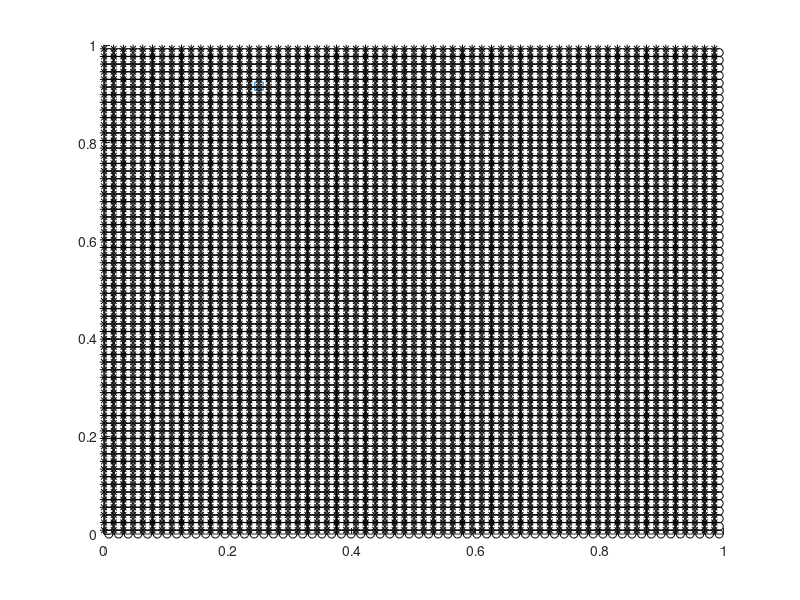

Write the MATLAB code that produced this figure. (Note: this script raises an error after producing the figure.)
% Tests for the BS3BS2 composite kernel

%Test scripts to ensure that kernels are indeed producing local divergence
%free interpolations
clear;
clc;
u_b = @(x,y) sin(2*pi.*x+2).*sin(2*pi.*y+4);
v_b = @(x,y) cos(2*pi.*x+2).*cos(2*pi.*y+4);

N = 64;
dx = 1/N;
dy = dx;

x = 0:dx:1-dx;
y = 0:dy:1-dy;

y_c = dy/2:dy:1-dy/2;
x_c = dx/2:dx:1-dx/2;


[xx_sidex,yy_sidex] = meshgrid(x,y_c);
[xx_sidey,yy_sidey] = meshgrid(x_c,y);


u = u_b(xx_sidex,yy_sidex);
v = v_b(xx_sidey,yy_sidey);

%compute the discrete divergence
du = (u(:,2:end)-u(:,1:end-1))./dx;
dv = (v(2:end,:)-v(1:end-1,:))./dy;
div = du(1:end-1,:)+dv(:,1:end-1);

%Now interpolate points using the composite B-spline kernel combinations
%generate a million randomly sampled points on the unit square
delta = 1e-4;

%Pick a random point in the unit square
xr = rand*(1-dx);
yr = rand*(1-dy);
% xr = 0.95;
% yr = 0.95;
scatter(xr,yr,'s')
hold on
plot(xx_sidey,yy_sidey,'ko')
plot(xx_sidex,yy_sidex,'k*')


%Using this point, create a new point that is delta away from it...

xr2 = xr + delta;
xr3 = xr - delta;

yr2 = yr + delta;
yr3 = yr - delta;
% scatter(xr,yr2,'s')
% scatter(xr,yr3,'s')
% scatter(xr2,yr,'s')
% scatter(xr3,yr,'s')
xs = [xr3 xr xr2];
ys = [yr3 yr yr2];
u_hat = zeros(3,1);
v_hat = zeros(3,1);

for i = 1:3

%interpolate at the randomly generated point
%add 1 to each point to account for the fact that MATLAB indexes by zero...
sxx = xs(i)/dx;
syx = ys(2)/dy - 1/2;
sxy = xs(2)/dx - 1/2;
syy = ys(i)/dy;
sx = [sxx,syx];
sy = [sxy,syy];

Ixx = floor([sx]);
Iyy = floor([sy]);

rx = sx-Ixx;
ry = sy-Iyy;

   j1x = mod(Ixx(1)-1:Ixx(1)+2,64)+1;
   
   if rx(2) < 0.5
       i1x = mod(Ixx(2)-1:Ixx(2)+1,64)+1;
   else
       i1x = mod(Ixx(2):Ixx(2)+2,64)+1;
   end
   
   i1y = mod(Iyy(2)-1:Iyy(2)+2,64)+1;
   if ry(1) < 0.5
       j1y = mod(Iyy(1)-1:Iyy(1)+1,64)+1;
   else
       j1y = mod(Iyy(1):Iyy(1)+2,64)+1;
   end
   
   %get the weights
   wsx(:,:) = BS_3x(rx(1)).*BS_2y(rx(2));
   wsy(:,:) = BS_2x(ry(1)).*BS_3y(ry(2));
   u_hat(i) = sum(sum(u(i1x,j1x).*wsx(:,:)));
   v_hat(i) = sum(sum(v(i1y,j1y).*wsy(:,:)));
end
div_interp = (u_hat(1)-u_hat(3))/(2*delta) + (v_hat(1)-v_hat(3))/(2*delta)

  plot(xx_sidey(i1y,j1y),yy_sidey(i1y,j1y),'o')
  plot(xx_sidex(i1x,j1x),yy_sidex(i1x,j1x),'*')

hold off
